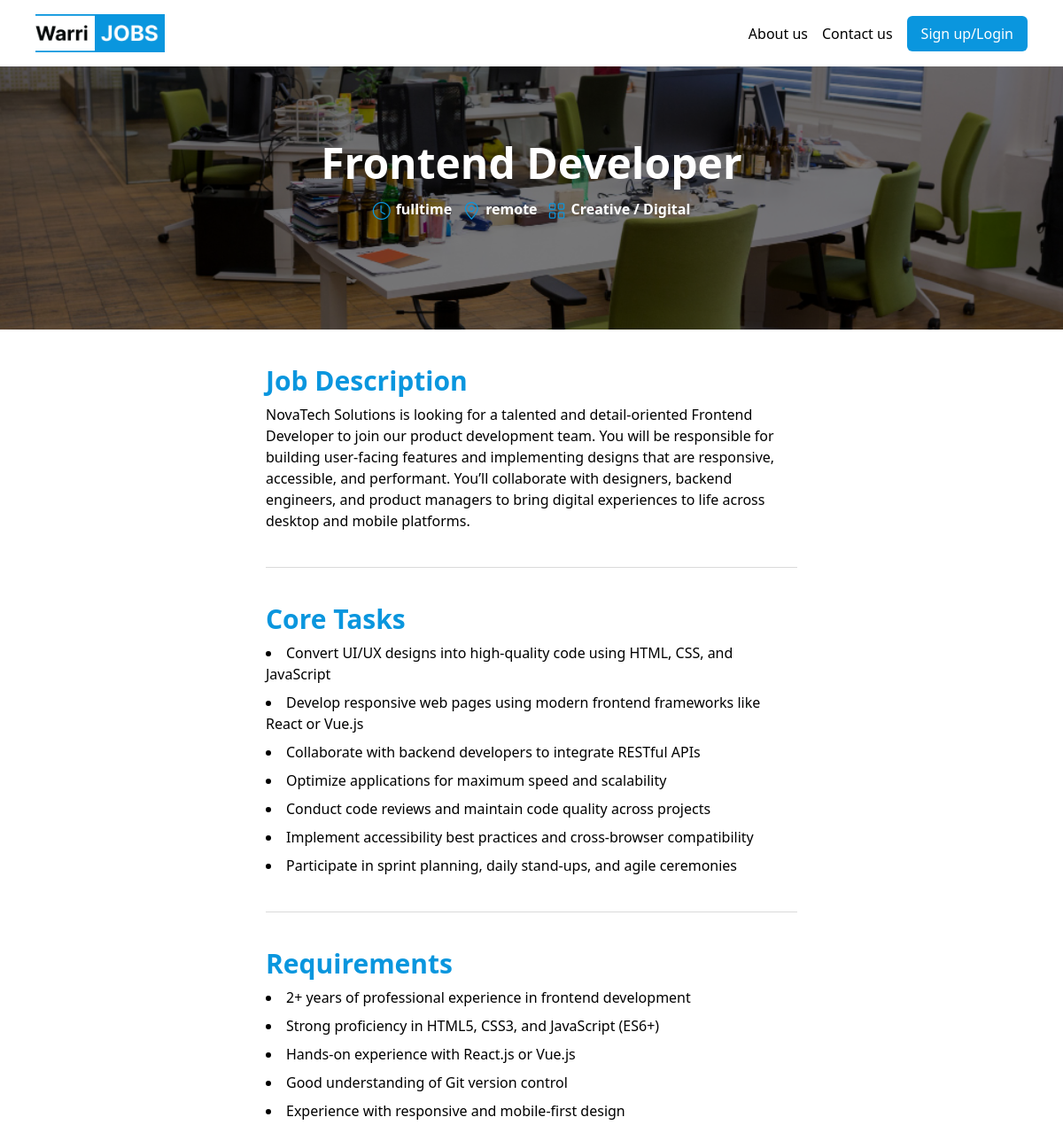
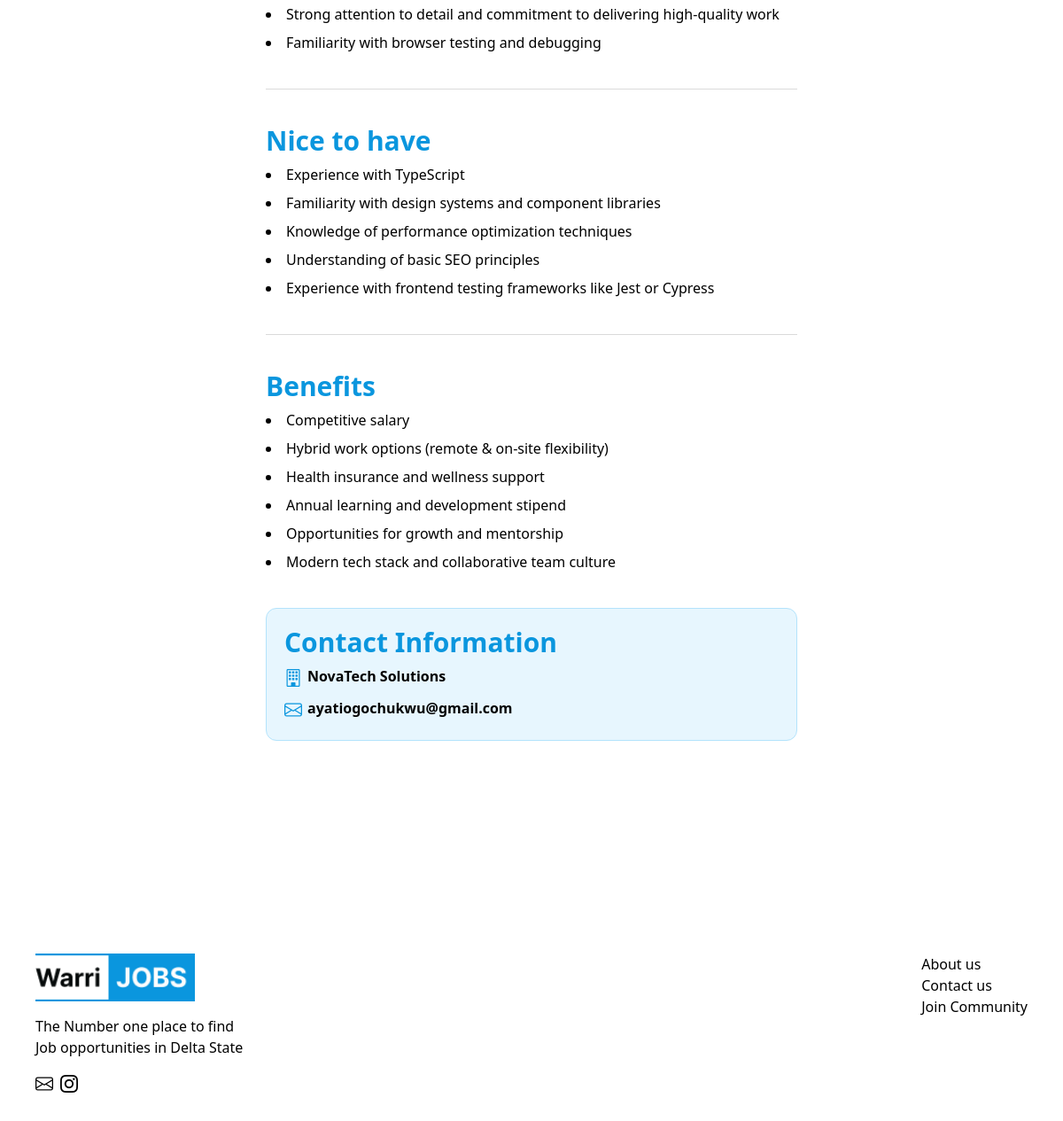
Page /job/frontend-developer on the committed database (2 pictures, top to bottom).
### jobs/models.py (models this page shows, shortened)
class JobsModel(models.Model):
    JOB_TYPE_CHOICES= {
        ('fulltime', 'Fulltime'),
        ('partime', 'Partime'),
    }
    WORK_LOCATION_CHOICES= {
        ('on-site', 'On-site'),
        ('remote', 'Remote'),
        ('hybrid', 'Hybrid'),
    }
    CATEGORY_CHOICES= {
        ('Customer Service', 'Customer Service'),
        ('Operations', 'Operations'),
        ('Marketing', 'Marketing'),
        ('Retail', 'Retail'),
        ('Administrative', 'Administrative'),
        ('Creative / Digital', 'Creative / Digital'),
    }
    title = models.CharField(max_length=200)
    description = models.TextField(max_length=1500)
    slug = AutoSlugField(populate_from='title', unique=True, blank=True, null=True, always_update=True)
    company_name = models.CharField(max_length=200)
    date_posted = models.DateTimeField(auto_now_add=True, null=True, blank=True)
    job_type = models.CharField( max_length=50, choices=JOB_TYPE_CHOICES )
    work_location = models.CharField( max_length=50, choices=WORK_LOCATION_CHOICES)
    categories = models.CharField( max_length=50,  choices=CATEGORY_CHOICES)
    core_tasks = models.TextField(max_length=1500)
    requirements = models.TextField(max_length=1500)
    nice_to_have = models.TextField(max_length=1500, null=True, blank=True)
    benefits = models.TextField(max_length=1500, null=True, blank=True)
    contact_info = models.CharField(max_length=1500)
    saved = models.ManyToManyField(RegularUSer, related_name='saved', blank=True )

### jobs/views.py (the view)
# urls.py: path('job/<str:slug>', jobDetailView, name='job-detail'),
def jobDetailView(request, slug):
    job = JobsModel.objects.get(slug=slug)
    context = {
        'job' : job
    }
    return render(request, "job-detail.html", context)

### jobs/templates/job-detail.html (shortened to what this page needs)
{% extends 'index.html' %}
{% load static %}
{% block content %}
    <div class="w-full flex justify-center bg-cover bg-center bg-black relative"  style=" background-image: url('{% static "images/job-bg.jpg" %}'); " >
         <div class="absolute w-full h-full bg-black/50 z-0" >
         </div>
        <div class="w-6xl pb-30 pt-40 z-10" >
            <div  class="w-full flex flex-col items-center gap-4" >
                <h1 class="text-white font-bold text-5xl "> {{ job.title }} </h1>
                <div class="flex flex-row gap-3">
                    <div class="flex flex-row gap-1.5"> <i class="bi bi-clock text-[#0A96DE] text-xl"></i> <p class="font-semibold text-white"> {{ job.job_type }}</p> </div>
                    <div class="flex flex-row gap-1.5"> <i class="bi bi-geo-alt text-[#0A96DE] text-xl"></i> <p class="font-semibold text-white" >{{ job.work_location }}</p> </div>
                    <div class="flex flex-row gap-1.5 "> <i class="bi bi-grid text-[#0A96DE] text-xl "></i> <p class="font-semibold text-white" >{{ job.categories }}</p> </div>
                </div>
            </div>
        </div>
    </div>
     <div class="w-full flex justify-center">
        <div class="w-1/2 pb-40">
             <div class="w-full flex flex-col gap-2 border-b-1 border-[#DADADA] pb-10 pt-10 ">
                <h2 class="font-bold text-[#0A96DE] text-3xl">Job Description</h2>
                <p> {{ job.description}} </p>
             </div>
             <div class="w-full flex flex-col gap-2 border-b-1 border-[#DADADA] pb-10 pt-10 ">
                <h2 class="font-bold text-[#0A96DE] text-3xl">Core Tasks</h2>
                {% for task in job.core_tasks.splitlines %}
                <li> {{ task }} </li>
                {% endfor %}
             </div>
             <div class="w-full flex flex-col gap-2 border-b-1 border-[#DADADA] pb-10 pt-10 ">
                <h2 class="font-bold text-[#0A96DE] text-3xl">Requirements</h2>
                {% for requirement in job.requirements.splitlines %}
                <li> {{ requirement }} </li>
                {% endfor %}
             </div>
             {% if job.nice_to_have %}
             <div class="w-full flex flex-col gap-2 border-b-1 border-[#DADADA] pb-10 pt-10 ">
                <h2 class="font-bold text-[#0A96DE] text-3xl">Nice to have</h2>
                {% for have in job.nice_to_have.splitlines %}
                <li> {{ have }} </li>
                {% endfor %}
             </div>
            {% endif %}
            {% if job.benefits %}
             <div class="w-full flex flex-col gap-2 pb-10 pt-10 ">
                <h2 class="font-bold text-[#0A96DE] text-3xl">Benefits</h2>
                {% for benefit in job.benefits.splitlines %}
                <li> {{ benefit }} </li>
                {% endfor %}
             </div>
             {% endif %}
             <div class="w-full flex flex-col gap-2 border-1 border-[#B3E3FC] bg-[#E7F6FE] p-5 rounded-xl ">
                <h2 class="font-bold text-[#0A96DE] text-3xl">Contact Information</h2>
                <div class="flex flex-row gap-1.5"> <i class="bi bi-building text-[#0A96DE] text-xl"></i> <p class="font-bold text-md"> {{ job.company_name }}</p> </div>
                <div class="flex flex-row gap-1.5"> <i class="bi bi-envelope text-[#0A96DE] text-xl"></i> <p class="font-bold text-md"> {{ job.contact_info}} </p> </div>
             </div>
        </div>
     </div>
{% endblock %}

### rows in the picture
JobsModel: title "Frontend Developer", job_type "fulltime", work_location "remote", categories "Creative / Digital", description "NovaTech Solutions is looking for a talented and detail-oriented Frontend Developer to join our product development team. You will be responsible for building user-facing features and implementing designs that are responsive, accessible, and performant. You’ll collaborate with designers, backend engineers, and product managers to bring digital experiences to life across desktop and mobile platforms.", company_name "NovaTech Solutions", contact_info "ayatiogochukwu@gmail.com"

### other values in the picture
{{ task }} "Convert UI/UX designs into high-quality code using HTML, CSS, and JavaScript" "Develop responsive web pages using modern frontend frameworks like React or Vue.js" "Collaborate with backend developers to integrate RESTful APIs" "Optimize applications for maximum speed and scalability" "Conduct code reviews and maintain code quality across projects" "Implement accessibility best practices and cross-browser compatibility" "Participate in sprint planning, daily stand-ups, and agile ceremonies"
{{ requirement }} "2+ years of professional experience in frontend development" "Strong proficiency in HTML5, CSS3, and JavaScript (ES6+)" "Hands-on experience with React.js or Vue.js" "Good understanding of Git version control" "Experience with responsive and mobile-first design" "Strong attention to detail and commitment to delivering high-quality work" "Familiarity with browser testing and debugging"
{{ have }} "Experience with TypeScript" "Familiarity with design systems and component libraries" "Knowledge of performance optimization techniques" "Understanding of basic SEO principles" "Experience with frontend testing frameworks like Jest or Cypress"
{{ benefit }} "Competitive salary" "Hybrid work options (remote & on-site flexibility)" "Health insurance and wellness support" "Annual learning and development stipend" "Opportunities for growth and mentorship" "Modern tech stack and collaborative team culture"
